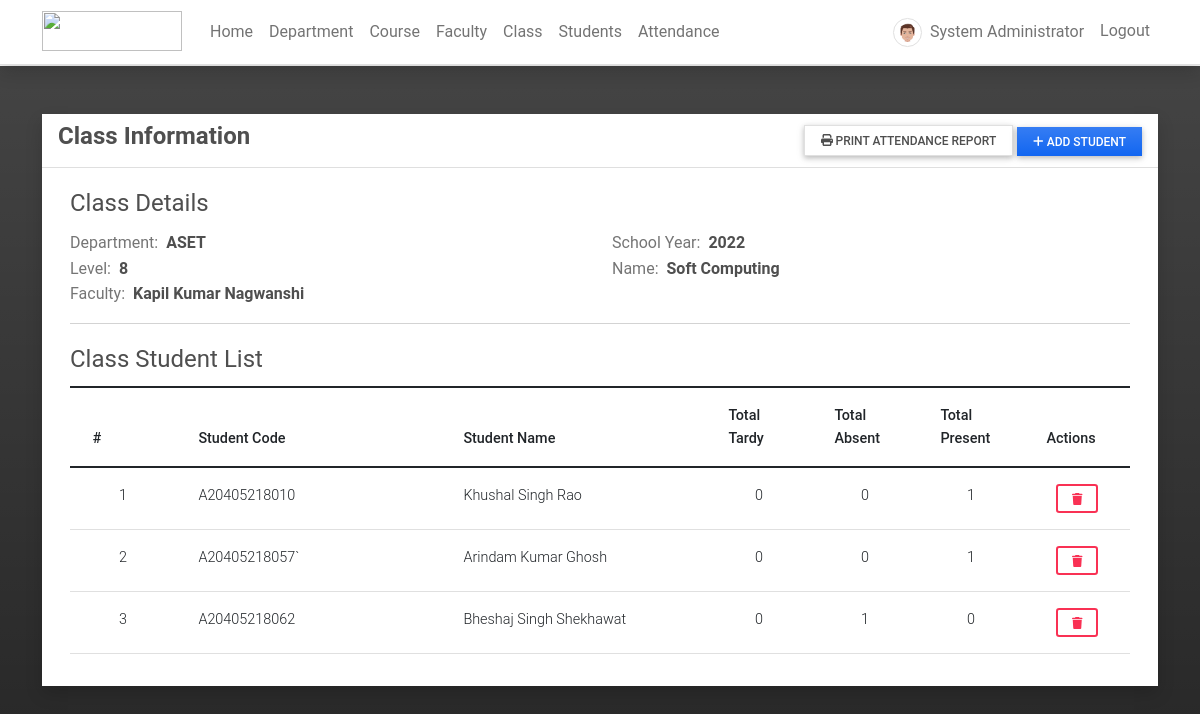
The app's page /view_class/7 (signed in) with its own data.
### attendance/models.py (models this page shows, shortened)
class UserProfile(models.Model):
    user = models.OneToOneField(User, on_delete=models.CASCADE,related_name='profile')
    contact = models.CharField(max_length=250)
    dob = models.DateField(blank=True, null = True)
    address = models.TextField(blank=True, null = True)
    avatar = models.ImageField(blank=True, null = True, upload_to= 'images/')
    user_type = models.IntegerField(default = 2)
    gender = models.CharField(max_length=100, choices=[('Male','Male'),('Female','Female')], blank=True, null= True)
    department = models.ForeignKey(Department, on_delete=models.CASCADE, blank= True, null = True)

class Class(models.Model):
    assigned_faculty = models.ForeignKey(UserProfile, on_delete=models.CASCADE)
    school_year = models.CharField(max_length=250)
    level = models.CharField(max_length=250)
    name = models.CharField(max_length=250)

class Department(models.Model):
    name = models.CharField(max_length=250)
    description = models.TextField(blank=True, null=True)
    status = models.IntegerField(default = 1)
    date_added = models.DateTimeField(default=timezone.now)
    date_updated = models.DateTimeField(auto_now=True)
    def __str__(self):
        return self.name

class ClassStudent(models.Model):
    classIns = models.ForeignKey(Class,on_delete=models.CASCADE)
    student = models.ForeignKey(Student, on_delete=models.CASCADE)
    def get_present(self):
        student =  self.student
        _class =  self.classIns
        try:
            present = Attendance.objects.filter(classIns= _class, student=student, type = 1).count()
            return present
        except:
            return 0
    def get_tardy(self):
        student =  self.student
        _class =  self.classIns
        try:
            present = Attendance.objects.filter(classIns= _class, student=student, type = 2).count()
            return present
        except:
            return 0
    def get_absent(self):
        student =  self.student
        _class =  self.classIns
        try:
            present = Attendance.objects.filter(classIns= _class, student=student, type = 3).count()
            return present
        except:
            return 0

class Student(models.Model):
    student_code = models.CharField(max_length=250,blank=True, null= True)
    course=models.ForeignKey(Course,on_delete=models.CASCADE)
    first_name = models.CharField(max_length=250)
    middle_name = models.CharField(max_length=250, blank=True, null= True)
    last_name = models.CharField(max_length=250)
    gender = models.CharField(max_length=100, choices=[('Male','Male'),('Female','Female')], blank=True, null= True)
    dob = models.DateField(blank=True, null= True)
    contact = models.CharField(max_length=250, blank=True, null= True)
    date_added = models.DateTimeField(default=timezone.now)
    date_updated = models.DateTimeField(auto_now=True)

### attendance/views.py (the view)
# urls.py: path(r'view_class/<int:pk>',views.view_class,name='class-page'),
@login_required
def view_class(request, pk=None):
    if pk is None:
        return redirect('home-page')
    else:
        _class = Class.objects.filter(id=pk).first()
        students = ClassStudent.objects.filter(classIns=_class).all()
        context['class'] = _class
        context['students'] = students
        context['page_title'] = "Class Information"
    return render(request, 'class_details.html', context)

### attendance/templates/class_details.html (shortened to what this page needs)
{% extends 'base.html' %} {% load humanize  %} {% block pageContent %}
<div class="col-lg-12 col-md-12 col-sm-12 col-xs-12">
    <div class="card card-default rounded-0 shadow ">
        <div class="card-header">
            <div class="d-flex w-100 align-items-center justify-content-between">
                <h4 class="card-title fw-bold">Class Information</h4>
                <div class="tools">
                    <button type="button" class="btn btn-defualt border rounded-0 bg-gradient btn-sm" id='print_attendance_report'><i class="fa fa-print"></i> Print Attendance Report</button>
                    <button type="button" class="btn btn-primary rounded-0 bg-gradient btn-sm" id='add_new'><i class="fa fa-plus"></i> Add Student</button>
                </div>
            </div>
        </div>
        <div class="card-body">
            <div class="container-fluid">
                <fieldset id="class-details">
                    <legend>Class Details</legend>
                    <div class="row">
                        <div class="col-md-6">
                            <div class="d-flex w-100">
                                <div class="col-auto pe-2 text-muted">Department:</div>
                                <div class="col-auto flex-shrink-1 flex-grow-1">
                                    <p class="m-0 fw-bold">{{ class.assigned_faculty.department }}</p>
                                </div>
                            </div>
                        </div>
                        <div class="col-md-6">
                            <div class="d-flex w-100">
                                <div class="col-auto pe-2 text-muted">School Year:</div>
                                <div class="col-auto flex-shrink-1 flex-grow-1">
                                    <p class="m-0 fw-bold">{{ class.school_year }}</p>
                                </div>
                            </div>
                        </div>
                        <div class="col-md-6">
                            <div class="d-flex w-100">
                                <div class="col-auto pe-2 text-muted">Level:</div>
                                <div class="col-auto flex-shrink-1 flex-grow-1">
                                    <p class="m-0 fw-bold">{{ class.level }}</p>
                                </div>
                            </div>
                        </div>
                        <div class="col-md-6">
                            <div class="d-flex w-100">
                                <div class="col-auto pe-2 text-muted">Name:</div>
                                <div class="col-auto flex-shrink-1 flex-grow-1">
                                    <p class="m-0 fw-bold">{{ class.name }}</p>
                                </div>
                            </div>
                        </div>
                        <div class="col-md-6">
                            <div class="d-flex w-100">
                                <div class="col-auto pe-2 text-muted">Faculty:</div>
                                <div class="col-auto flex-shrink-1 flex-grow-1">
                                    <p class="m-0 fw-bold">{{ class.assigned_faculty.user.first_name }} {{ class.assigned_faculty.user.last_name }}</p>
                                </div>
                            </div>
                        </div>
                    </div>
                </fieldset>
                <hr>
                <fieldset>
                    <legend>Class Student List</legend>
                    <table class="table tables-bordered" id="student-list">
                        <colgroup>
                            <col width="10%">
                            <col width="25%">
                            <col width="25%">
                            <col width="10%">
                            <col width="10%">
                            <col width="10%">
                            <col width="10%">
                        </colgroup>
                        <thead>
                            <tr>
                                <th class="text-ceter">#</th>
                                <th class="text-ceter">Student Code</th>
                                <th class="text-ceter">Student Name</th>
                                <th class="text-ceter">Total Tardy</th>
                                <th class="text-ceter">Total Absent</th>
                                <th class="text-ceter">Total Present</th>
                                <th class="text-ceter">Actions</th>
                            </tr>
                        </thead>
                        <tbody>
                            {% for student in students %}
                            <tr class="">
                                <td class="text-center">{{ forloop.counter }}</td>
                                <td>{{ student.student.student_code }}</td>
                                <td>{{ student.student.first_name }} {{ student.student.middle_name }} {{ student.student.last_name }}</td>
                                <td class="text-center">{{ student.get_present|intcomma }}</td>
                                <td class="text-center">{{ student.get_tardy|intcomma }}</td>
                                <td class="text-center">{{ student.get_absent|intcomma }}</td>
                                <td class="text-center">
                                    <button class="btn btn-outline-danger btn-sm delete-data" type="button" data-id="{{ student.pk }}" title="Delete">
                                        <i class="fa fa-trash"></i>
                                    </button>
                                </td>
                            </tr>
                            {% endfor %}
                        </tbody>
                    </table>
                </fieldset>
            </div>
        </div>
    </div>
</div>
{% endblock pageContent %}

### attendance/templates/topNavigation.html (shortened to what this page needs)
{% load static %}
<header>
    <nav class="navbar navbar-expand-lg navbar-light bg-white fixed-top shadow border-bottom">
        <div class="container">
            <a class="navbar-brand" target="_blank" href="{% url 'home-page' %}">
                <img src="{{ MEDIA_URL }}/default/ams-logo.png" height="16" alt="" loading="lazy" style="margin-top: -3px;" />
            </a>
            <div class="collapse navbar-collapse" id="navbarExample01">
                {% if user.id %}
                <ul class="navbar-nav me-auto mb-2 mb-lg-0" id="topNav">
                    <li class="nav-item">
                        <a class="nav-link" aria-current="page" href="{% url 'home-page' %}">Home</a>
                    </li>
                    {% if user.profile.user_type == 1 %}
                    <li class="nav-item">
                        <a class="nav-link" aria-current="page" href="{% url 'department-page' %}">Department</a>
                    </li>
                    <li class="nav-item">
                        <a class="nav-link" aria-current="page" href="{% url 'course-page' %}">Course</a>
                    </li>
                    <li class="nav-item">
                        <a class="nav-link" aria-current="page" href="{% url 'faculty-page' %}">Faculty</a>
                    </li>
                    {% endif %}
                    <li class="nav-item">
                        <a class="nav-link" aria-current="page" href="{% url 'class-page' %}">Class</a>
                    </li>
                    <li class="nav-item">
                        <a class="nav-link" aria-current="page" href="{% url 'student-page' %}">Students</a>
                    </li>
                    <li class="nav-item">
                        <a class="nav-link" aria-current="page" href="{% url 'attendance-class' %}">Attendance</a>
                    </li>
                </ul>
                <ul class="navbar-nav d-flex flex-row">
                    {% if user.id %} {% if user.profile.user_type == 1 %} {% endif %}
                    <li class="nav-item me-3 me-lg-0">
                        <a class="nav-link" href="{% url 'profile' %}">
                            <span class="me-1"><img src="{% if user.profile.avatar %}{{ user.profile.avatar.url }}{% else %}{{ MEDIA_URL }}/default/default-avatar.png{% endif %}" alt="User Avatar" data-url="{% if user.profile.avatar %}{{ user.profile.avatar.url }}{% else %}{{ MEDIA_URL }}/default/default-avatar.png{% endif %}" id="user-avatar" class="img-thumbnail rounded-circle"></span>
                            {{ user.first_name }} {{user.last_name}}
                        </a>
                    </li>
                    <li class="nav-item me-3 me-lg-0">
                        <a class="nav-link" href="{% url 'logout' %}">Logout</a>
                    </li>
                    {% else %}
                    <li class="nav-item me-3 me-lg-0">
                        <a class="nav-link" href="{% url 'login' %}">Login</a>
                    </li>
                    {% endif %}
                </ul>
                {% endif %}
            </div>
        </div>
    </nav>
</header>

### static/assets/default/css/style.css (style rules this page uses)
html, body { height: 100%; width: 100%; max-height: 100%; overflow: auto; display: flex; flex-direction: column; }
body>header { flex-shrink: auto; }
#user-avatar { width: 1.8rem; height: 1.8rem; object-fit: scale-down; object-position: center center; }
.navbar-brand>img { width: 7em; height: 2em; }

### records on screen
Class: assigned_faculty.department "ASET", school_year "2022", level "8", name "Soft Computing", assigned_faculty.user.first_name "Kapil Kumar", assigned_faculty.user.last_name "Nagwanshi"
ClassStudent: student.student_code "A20405218010", student.first_name "Khushal", student.middle_name "Singh", student.last_name "Rao", get_present "0", get_tardy "0", get_absent "1"
ClassStudent: student.student_code "A20405218057`", student.first_name "Arindam", student.middle_name "Kumar", student.last_name "Ghosh", get_present "0", get_tardy "0", get_absent "1"
ClassStudent: student.student_code "A20405218062", student.first_name "Bheshaj", student.middle_name "Singh", student.last_name "Shekhawat", get_present "0", get_tardy "1", get_absent "0"

### other values on screen
{{ user.first_name }} "System"
{{ user.last_name }} "Administrator"
